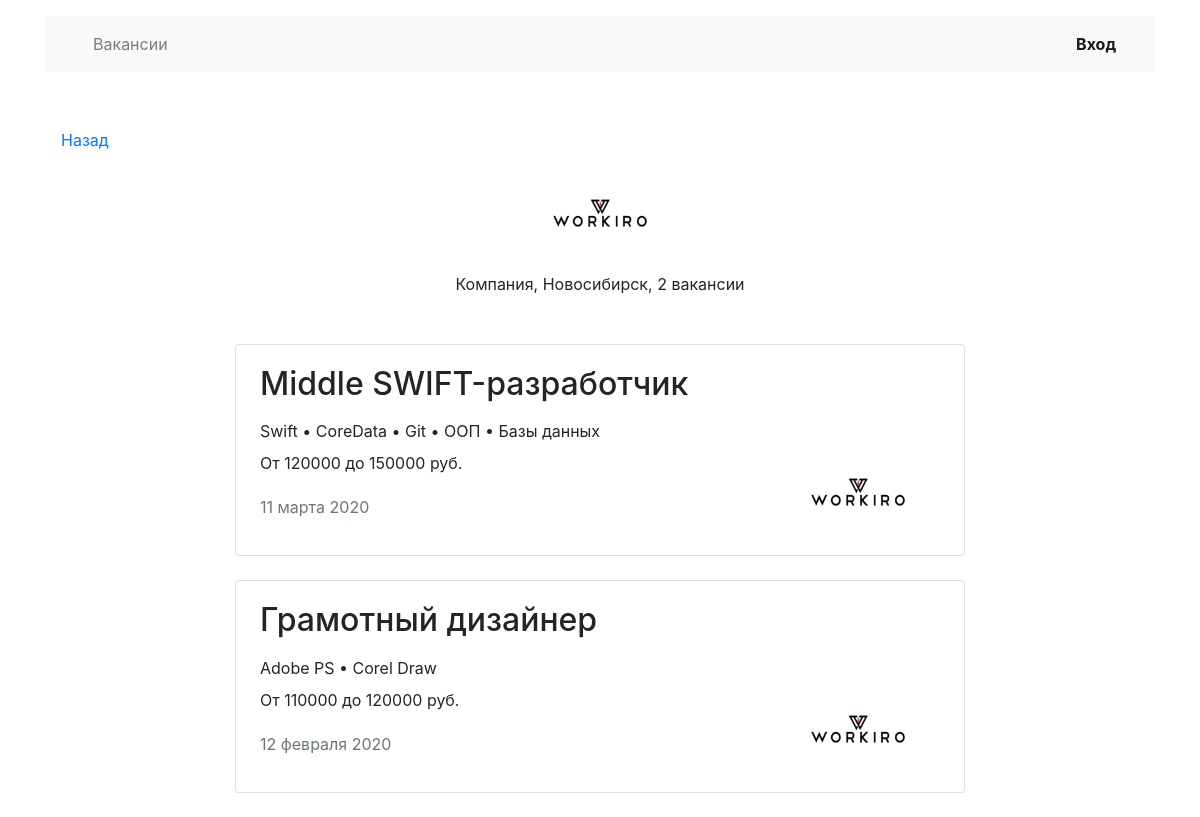
The app's page /companies/1, older data.
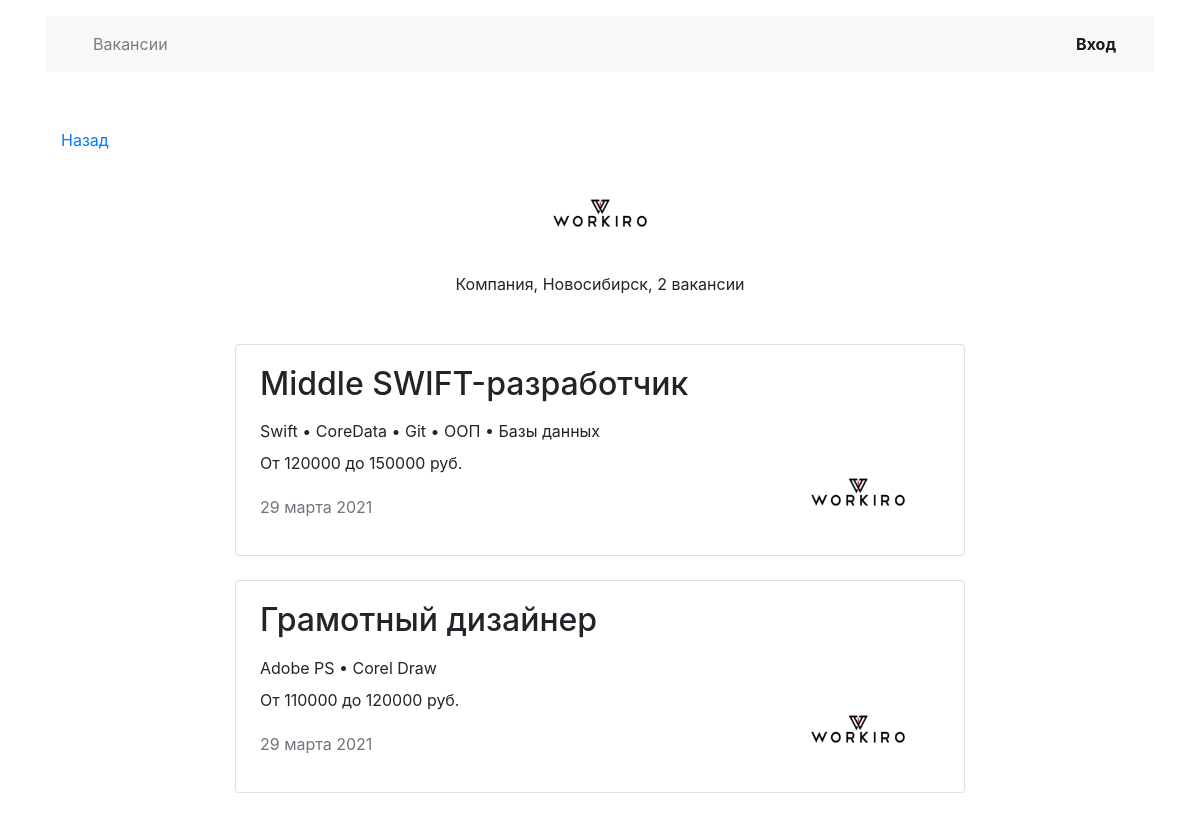
The same page, newer data.
### vacancies/models.py (models this page shows, shortened)
class Vacancy(models.Model):
    title = models.CharField(max_length=100)
    specialty = models.ForeignKey('Specialty', on_delete=models.CASCADE, related_name='vacancies')
    company = models.ForeignKey('Company', on_delete=models.CASCADE, related_name='vacancies')
    skills = models.CharField(max_length=999)
    description = models.TextField()
    salary_min = models.IntegerField()
    salary_max = models.IntegerField()
    published_at = models.DateField(auto_now_add=True)

class Company(models.Model):
    name = models.CharField(max_length=100)
    location = models.CharField(max_length=100)
    logo = models.URLField(default='https://place-hold.it/100x60')
    description = models.TextField()
    employee_count = models.IntegerField()

### vacancies/views.py (the view)
# urls.py: path('companies/<int:company_id>', CompanyView.as_view(), name='company'),
class CompanyView(TemplateView):
    template_name = 'company.html'
    def get_context_data(self, company_id, **kwargs):
        context = super().get_context_data(**kwargs)
        context['company'] = get_object_or_404(Company, id=company_id)
        context['vacancies'] = Vacancy.objects.filter(company__id=company_id)
        return context

### vacancies/context_processors.py (called while the page is built)
def site_title(request):
    return {'site_title': Settings.objects.get(name='site_title').setval}

def site_description(request):
    return {'site_description': Settings.objects.get(name='site_description').setval}

### vacancies/templatetags/filters.py (called while the page is built)
def count_str(count, base, suffixes):
    count_int = int(count) if count else 0
    suffix = suffixes[2]
    if (2 <= count_int % 10 <= 4) and (count_int % 100 // 10 != 1):
        suffix = suffixes[1]
    elif (count_int % 10 == 1) and (count_int % 100 // 10 != 1):
        suffix = suffixes[0]
    return base + suffix

@register.filter
def vacancies_count_str(vacancies_count):
    return count_str(vacancies_count, 'ваканси', ['я', 'и', 'й'])

@register.filter
def separated_list(strlist):
    return ' • '.join([item.strip() for item in strlist.split(',')])

### templates/vacancies/company.html
{% extends 'base.html' %}
{% load static %}
{% load filters %}
{% block container %}
  <main class="container mt-3">
    <div class="navbar mt-5">
      <p><a href="{{ request.META.HTTP_REFERER }}">Назад</a></p>
    </div>
    <section>
      <div class="text-center">
        <img src="{% static 'img/companies/' %}{{ company.logo }}" width="130" height="80" alt="">
      </div>
      <h1 class="h1 text-center mx-auto mt-0 pt-1" style="font-size: 70px;"><strong>{{ company.title }}</strong></h1>
      <p class="text-center pt-1">Компания, {{ company.location }}, {{ vacancies.count }} {{ vacancies.count|vacancies_count_str }}</p>
      <div class="row mt-5">
        <div class="col-12 col-lg-8 offset-lg-2 m-auto">
          {% for vacancy in vacancies %}
          <div class="card mb-4">
            <div class="card-body px-4">
              <div class="row">
                <div class="col-12 col-md-8 col-lg-9">
                  <h2 class="h2 pb-2"><a href="{% url 'vacancy' vacancy.id %}" class="uncolored">{{ vacancy.title }}</a></h2>
                  <p class="mb-2">{{ vacancy.skills|separated_list }}</p>
                  <p>От {{ vacancy.salary_min }} до {{ vacancy.salary_max }} руб.</p>
                  <p class="text-muted pt-1">{{ vacancy.published_at|date:"d E Y" }}</p>
                </div>
                <div class="col-12 col-md-4 col-lg-3 d-flex align-items-end">
                  <img src="{% static 'img/companies/' %}{{ company.logo }}" width="130" height="80" alt="">
                </div>
              </div>
            </div>
          </div>
          {% endfor %}
        </div>
      </div>
    </section>
  </main>
{% endblock %}

Row changes from the older to the newer data that the page shows:
changed Vacancy "Middle SWIFT-разработчик": published_at "11 марта 2020" → "29 марта 2021"
changed Vacancy "Грамотный дизайнер": published_at "12 февраля 2020" → "29 марта 2021"
